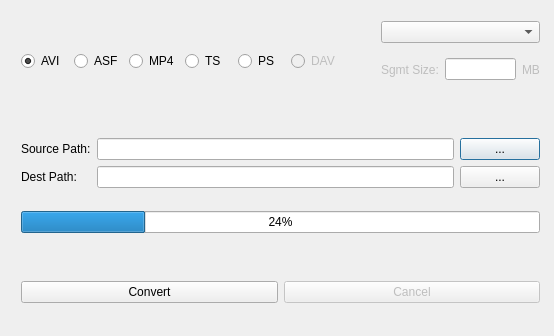
<?xml version="1.0" encoding="UTF-8"?>
<ui version="4.0">
 <class>FileConvert_demo</class>
 <widget class="QDialog" name="FileConvert_demo">
  <property name="geometry">
   <rect>
    <x>0</x>
    <y>0</y>
    <width>554</width>
    <height>336</height>
   </rect>
  </property>
  <property name="minimumSize">
   <size>
    <width>468</width>
    <height>231</height>
   </size>
  </property>
  <property name="windowTitle">
   <string>FileConvert_demo</string>
  </property>
  <widget class="QWidget" name="layoutWidget">
   <property name="geometry">
    <rect>
     <x>10</x>
     <y>110</y>
     <width>541</width>
     <height>151</height>
    </rect>
   </property>
   <layout class="QVBoxLayout" name="verticalLayout_4">
    <item>
     <layout class="QHBoxLayout" name="horizontalLayout_4">
      <item>
       <layout class="QVBoxLayout" name="verticalLayout_2">
        <item>
         <widget class="QLabel" name="label">
          <property name="text">
           <string>Source Path:</string>
          </property>
         </widget>
        </item>
        <item>
         <widget class="QLabel" name="label_2">
          <property name="text">
           <string>Dest Path:</string>
          </property>
         </widget>
        </item>
       </layout>
      </item>
      <item>
       <layout class="QVBoxLayout" name="verticalLayout_3">
        <item>
         <layout class="QHBoxLayout" name="horizontalLayout_2">
          <item>
           <widget class="QLineEdit" name="SourcePathEdit"/>
          </item>
          <item>
           <widget class="QPushButton" name="BrowseSourcePath">
            <property name="text">
             <string>...</string>
            </property>
           </widget>
          </item>
         </layout>
        </item>
        <item>
         <layout class="QHBoxLayout" name="horizontalLayout_3">
          <item>
           <widget class="QLineEdit" name="DestPathEdit"/>
          </item>
          <item>
           <widget class="QPushButton" name="BrowseDestPath">
            <property name="text">
             <string>...</string>
            </property>
           </widget>
          </item>
         </layout>
        </item>
       </layout>
      </item>
     </layout>
    </item>
    <item>
     <widget class="QProgressBar" name="ConvertProgress">
      <property name="value">
       <number>24</number>
      </property>
     </widget>
    </item>
   </layout>
  </widget>
  <widget class="QWidget" name="layoutWidget">
   <property name="geometry">
    <rect>
     <x>10</x>
     <y>260</y>
     <width>541</width>
     <height>65</height>
    </rect>
   </property>
   <layout class="QHBoxLayout" name="horizontalLayout_5">
    <item>
     <widget class="QPushButton" name="StartConvert">
      <property name="enabled">
       <bool>true</bool>
      </property>
      <property name="text">
       <string>Convert</string>
      </property>
     </widget>
    </item>
    <item>
     <widget class="QPushButton" name="StopConvert">
      <property name="enabled">
       <bool>false</bool>
      </property>
      <property name="text">
       <string>Cancel</string>
      </property>
     </widget>
    </item>
   </layout>
  </widget>
  <widget class="QWidget" name="layoutWidget">
   <property name="geometry">
    <rect>
     <x>10</x>
     <y>10</y>
     <width>341</width>
     <height>102</height>
    </rect>
   </property>
   <layout class="QHBoxLayout" name="horizontalLayout_11">
    <item>
     <widget class="QRadioButton" name="radioBtnAVI">
      <property name="text">
       <string>AVI</string>
      </property>
      <property name="checked">
       <bool>true</bool>
      </property>
     </widget>
    </item>
    <item>
     <widget class="QRadioButton" name="radioBtnASF">
      <property name="text">
       <string>ASF</string>
      </property>
     </widget>
    </item>
    <item>
     <widget class="QRadioButton" name="radioBtnMP4">
      <property name="text">
       <string>MP4</string>
      </property>
     </widget>
    </item>
    <item>
     <widget class="QRadioButton" name="radioBtnTS">
      <property name="text">
       <string>TS</string>
      </property>
     </widget>
    </item>
    <item>
     <widget class="QRadioButton" name="radioBtnPS">
      <property name="text">
       <string>PS</string>
      </property>
     </widget>
    </item>
    <item>
     <widget class="QRadioButton" name="radioBtnDAV">
      <property name="enabled">
       <bool>false</bool>
      </property>
      <property name="text">
       <string>DAV</string>
      </property>
     </widget>
    </item>
   </layout>
  </widget>
  <widget class="QWidget" name="verticalLayoutWidget">
   <property name="geometry">
    <rect>
     <x>370</x>
     <y>10</y>
     <width>181</width>
     <height>91</height>
    </rect>
   </property>
   <layout class="QVBoxLayout" name="verticalLayout">
    <item>
     <widget class="QComboBox" name="comboBox_Seg"/>
    </item>
    <item>
     <layout class="QHBoxLayout" name="horizontalLayout">
      <item>
       <widget class="QLabel" name="label_Seg_Size">
        <property name="enabled">
         <bool>false</bool>
        </property>
        <property name="text">
         <string>Sgmt Size:</string>
        </property>
       </widget>
      </item>
      <item>
       <widget class="QLineEdit" name="lineEdit_Seg_Size"/>
      </item>
      <item>
       <widget class="QLabel" name="label_Seg_Units">
        <property name="enabled">
         <bool>false</bool>
        </property>
        <property name="text">
         <string>MB</string>
        </property>
       </widget>
      </item>
     </layout>
    </item>
   </layout>
  </widget>
 </widget>
 <layoutdefault spacing="6" margin="11"/>
 <resources/>
 <connections/>
</ui>
